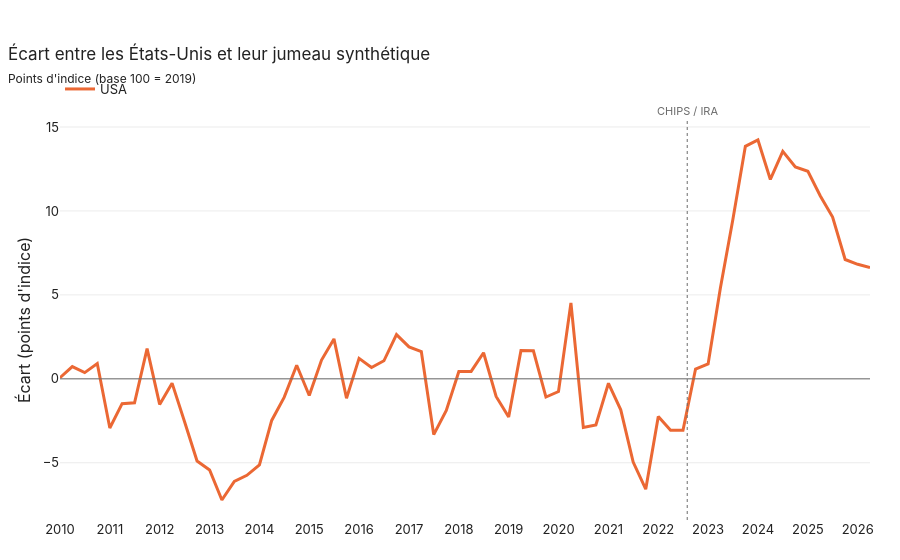

Notebook cell for this chart:
### Markdown cell above
## 4. Estimation

### Code cell
plot_gaps(s, title='Écart entre les États-Unis et leur jumeau synthétique', subtitle="Points d'indice (base 100 = 2019)")

### Figure 1 — Plotly figure (JSON) as saved in the notebook; plotly's stock layout.template omitted (floating-point values rounded to 4 significant figures)
{"data": [{"hovertemplate": "USA : %{y:.1f}<extra></extra>", "legendgroup": "USA", "line": {"color": "#eb6834", "width": 3}, "mode": "lines", "name": "USA", "opacity": 1, "showlegend": true, "type": "scatter", "x": ["2010-01-01", "2010-04-01", "2010-07-01", "2010-10-01", "2011-01-01", "2011-04-01", "2011-07-01", "2011-10-01", "2012-01-01", "2012-04-01", "2012-07-01", "2012-10-01", "2013-01-01", "2013-04-01", "2013-07-01", "2013-10-01", "2014-01-01", "2014-04-01", "2014-07-01", "2014-10-01", "2015-01-01", "2015-04-01", "2015-07-01", "2015-10-01", "2016-01-01", "2016-04-01", "2016-07-01", "2016-10-01", "2017-01-01", "2017-04-01", "2017-07-01", "2017-10-01", "2018-01-01", "2018-04-01", "2018-07-01", "2018-10-01", "2019-01-01", "2019-04-01", "2019-07-01", "2019-10-01", "2020-01-01", "2020-04-01", "2020-07-01", "2020-10-01", "2021-01-01", "2021-04-01", "2021-07-01", "2021-10-01", "2022-01-01", "2022-04-01", "2022-07-01", "2022-10-01", "2023-01-01", "2023-04-01", "2023-07-01", "2023-10-01", "2024-01-01", "2024-04-01", "2024-07-01", "2024-10-01", "2025-01-01", "2025-04-01", "2025-07-01", "2025-10-01", "2026-01-01", "2026-04-01"], "y": [0.0635, 0.7301, 0.3701, 0.9121, -2.928, -1.481, -1.426, 1.799, -1.525, -0.2573, -2.538, -4.895, -5.433, -7.218, -6.111, -5.748, -5.127, -2.478, -1.104, 0.8088, -0.9936, 1.12, 2.377, -1.156, 1.216, 0.6711, 1.075, 2.635, 1.902, 1.626, -3.325, -1.882, 0.4373, 0.4401, 1.552, -1.05, -2.277, 1.688, 1.673, -1.084, -0.7588, 4.522, -2.901, -2.741, -0.265, -1.847, -4.956, -6.571, -2.239, -3.06, -3.06, 0.5842, 0.8884, 5.414, 9.477, 13.85, 14.23, 11.88, 13.55, 12.62, 12.36, 10.91, 9.636, 7.106, 6.822, 6.634]}], "layout": {"annotations": [{"font": {"color": "#6b6b6b", "size": 11}, "showarrow": false, "text": "CHIPS / IRA", "x": "2022-08-01", "xanchor": "center", "y": 1, "yanchor": "bottom", "yref": "paper"}], "hovermode": "closest", "shapes": [{"line": {"color": "#6b6b6b", "width": 1}, "type": "line", "x0": 0, "x1": 1, "xref": "x domain", "y0": 0, "y1": 0, "yref": "y"}, {"line": {"color": "#6b6b6b", "dash": "dot", "width": 1}, "type": "line", "x0": "2022-08-01", "x1": "2022-08-01", "xref": "x", "y0": 0, "y1": 1, "yref": "y domain"}], "title": {"subtitle": {"text": "Points d'indice (base 100 = 2019)"}, "text": "Écart entre les États-Unis et leur jumeau synthétique"}, "xaxis": {"dtick": "M12", "tickformat": "%Y"}, "yaxis": {"title": {"text": "Écart (points d'indice)"}}}}
